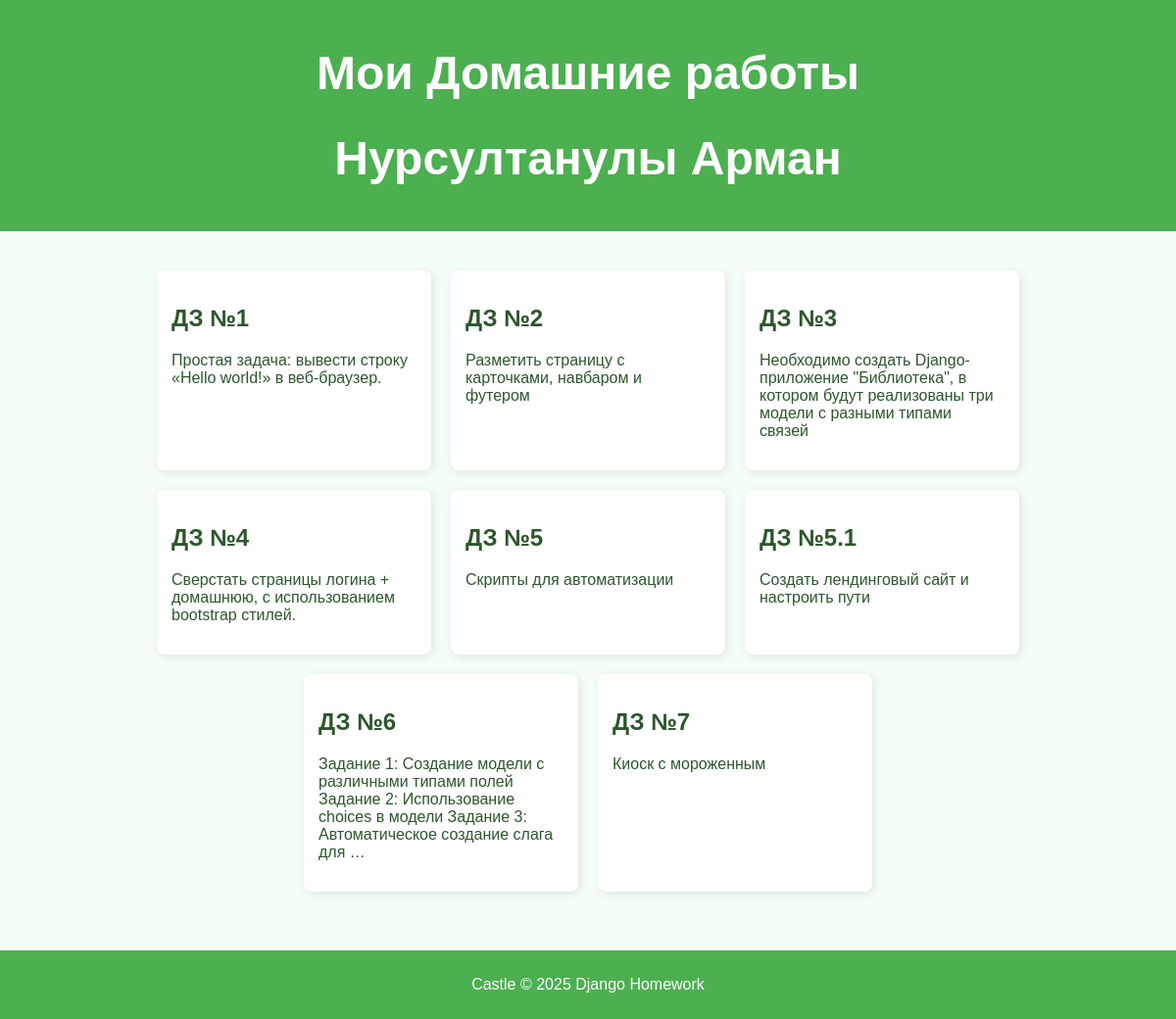
Before: / with the older database file.
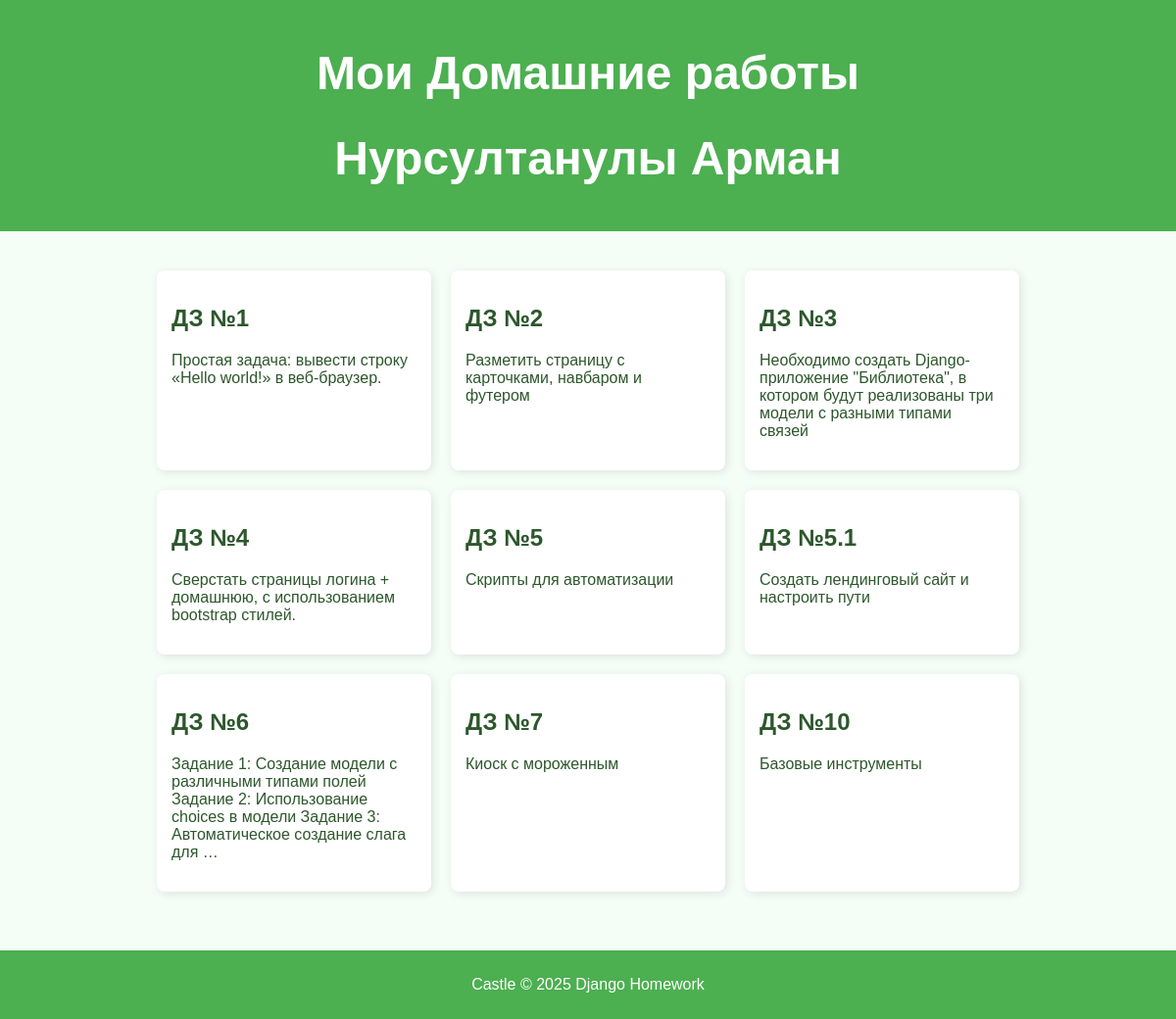
After: the same page with the newer database file.
### homework/models.py (models this page shows, shortened)
class Homework(models.Model):
    title = models.CharField(max_length=200)
    description = models.TextField()
    created_at = models.DateTimeField(auto_now_add=True)
    json_data = models.JSONField(blank=True, null=True)

### homework/views.py (the view)
# urls.py: path('', views.home, name='home'),
def home(request):
    homeworks = models.Homework.objects.all()
    return render(request, 'homework/home.html', {'homeworks': homeworks})

### homework/templates/homework/home.html (shortened to what this page needs)
{% load static %}
<!DOCTYPE html>
<html lang="ru">
<head>
    <link rel="stylesheet" href="{% static 'styles.css' %}">
</head>
<body>
    <header>
        <h1>Мои Домашние работы</h1>
        <h1>Нурсултанулы Арман</h1>
    </header>
    <main id="main">
        <div class="container">
            <div class="cards">
                {% for hw in homeworks %}
                    <a href="{% url 'homework_detail' hw.id %}" class="card">
                        <h2>{{ hw.title }}</h2>
                        <p>{{ hw.description|truncatewords:20 }}</p>
                    </a>
                {% empty %}
                    <p>Нет заданий</p>
                {% endfor %}
            </div>
        </div>
    </main>
    <footer>
        <p>Castle © 2025 Django Homework</p>
    </footer>
</body>
</html>

Changed rows visible on the page:
added Homework: title "ДЗ №10", description "Базовые инструменты"
